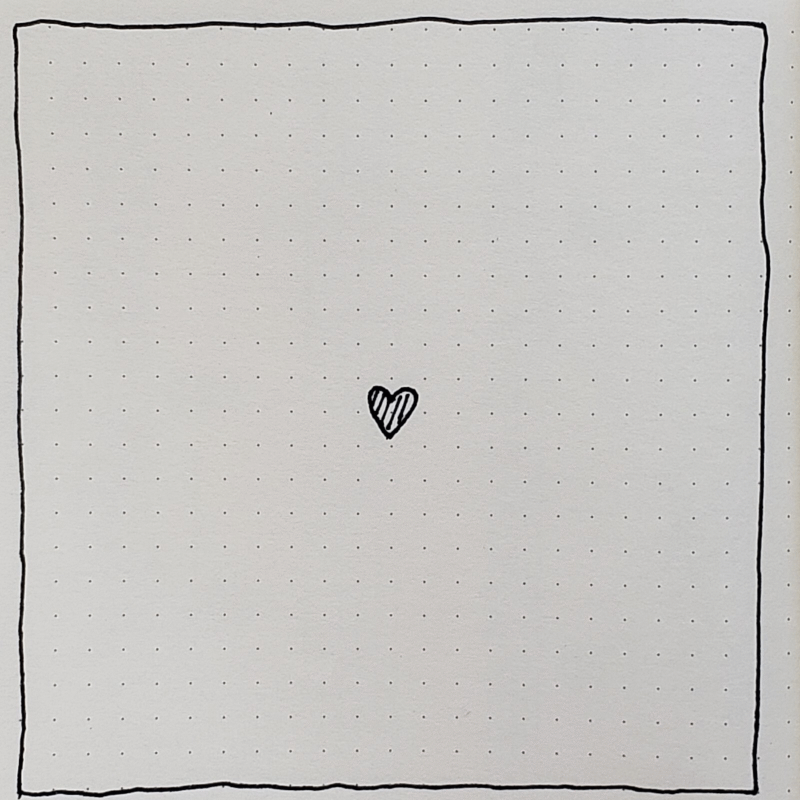
#> input picture TicTacNo-master/assets/death1.gif, 1600 x 1600 px, given in place of loading.gif, which was not available (shown at 1/2 size)
$ python -i tic-tac-no.py   (imports and definitions only)   (older library calls are emulated)
#> lines starting #> are read from the running program, lines starting #| are printed output that depends on the picture
#import statements
from tkinter import Canvas, Tk
from sys import exit, executable
import subprocess
from time import sleep, time
from random import randint, uniform, choice
from math import sqrt, ceil
import os

# [5 lines of commented-out code are left out]

try:
    from PIL import Image, ImageTk
except ModuleNotFoundError:
    print("\nMODULE `PILLOW` NOT FOUND, INSTALLING NOW...\n")
    # print("\n******ERROR******\nplease run `pip install pillow`, to make this work\n")
    # exit()
    try:
        subprocess.check_call([sys.executable, "-m", "pip", "install", "pillow"])
        from PIL import Image, ImageTk
    except:
        print("\n******ERROR******\nFAILED TO AUTOMATICALLY INSTALL PILLOW, PLEASE RUN `pip install pillow` IN THE TERMINAL\n")

#initialize tkinter and canvas
# [1 line not run here, left out]
# [1 line that did not run here, left out]

class qbit:
    """
    A qbit normally means the smallest piece of quantum information that can have two states (or a superposition of those two statements)

    Here, a qbit is a small particle that dissipates, and will swap from blue to red randomly
    """
    # [84 lines left out: functions __init__, normalizeVel, draw, update, not called in this run]

class game:
    """
    This is the base class that represents a game of tic-tac-toe.
    """
    # [475 lines left out: functions __init__, drawEffects, generateBoard, draw, getCurrSquare, getSquare and 7 more, not called in this run]

class campaignGame(game):

    # [6 lines left out: function __init__, not called in this run]

    def passTurn(self):
        game.passTurn(self)
        self.delayTimer = randint(2, 6)*15

    # [262 lines left out: functions findWin, update, setInitialValues, not called in this run]

def loadPics():
    global pics
    loadingImage = Image.open("assets/loading.gif")
#> loadingImage is the input picture: PIL image 1600x1600 P; mean R, G, B 199.5, 197.9, 195.4
    loadingImage = loadingImage.resize((800, 800), Image.ANTIALIAS)
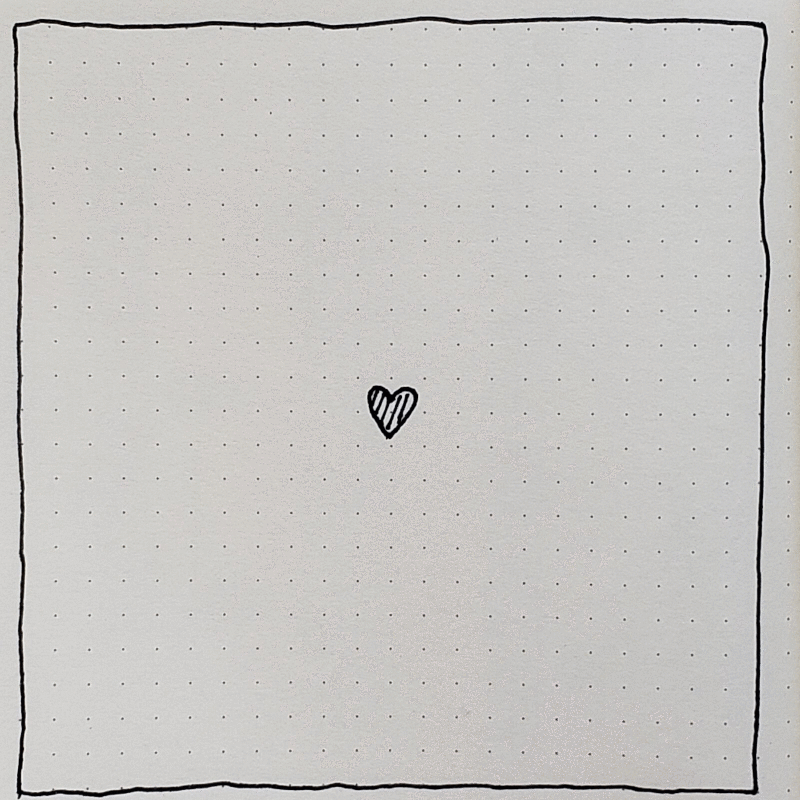
#> loadingImage: PIL image 800x800 P; mean R, G, B 199.5, 197.9, 195.4
    loadingImage = ImageTk.PhotoImage(image=loadingImage)
#> (the run stopped early here; a loop or call above may not have finished)

$ run again, on TicTacNo-master/assets/info3.gif
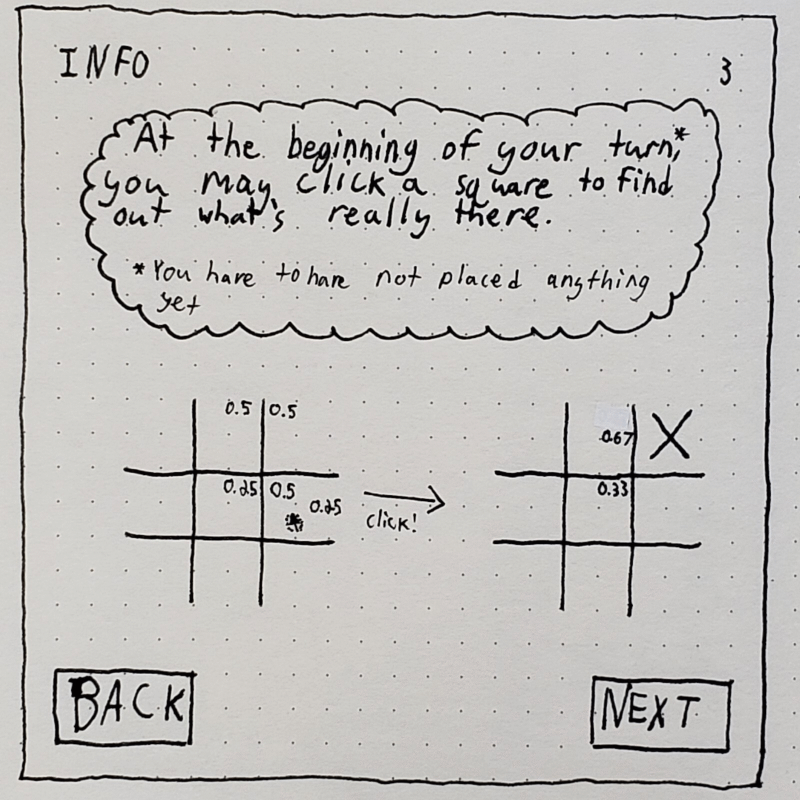
#> input picture TicTacNo-master/assets/info3.gif, 1600 x 1600 px, given in place of loading.gif, which was not available (shown at 1/2 size)
#> in loadPics, loadingImage is the input picture: PIL image 1600x1600 P; mean R, G, B 193.9, 192.2, 189.6
#> in loadPics, `loadingImage = loadingImage.resize((800, 800), Image.ANTIALIAS)`:
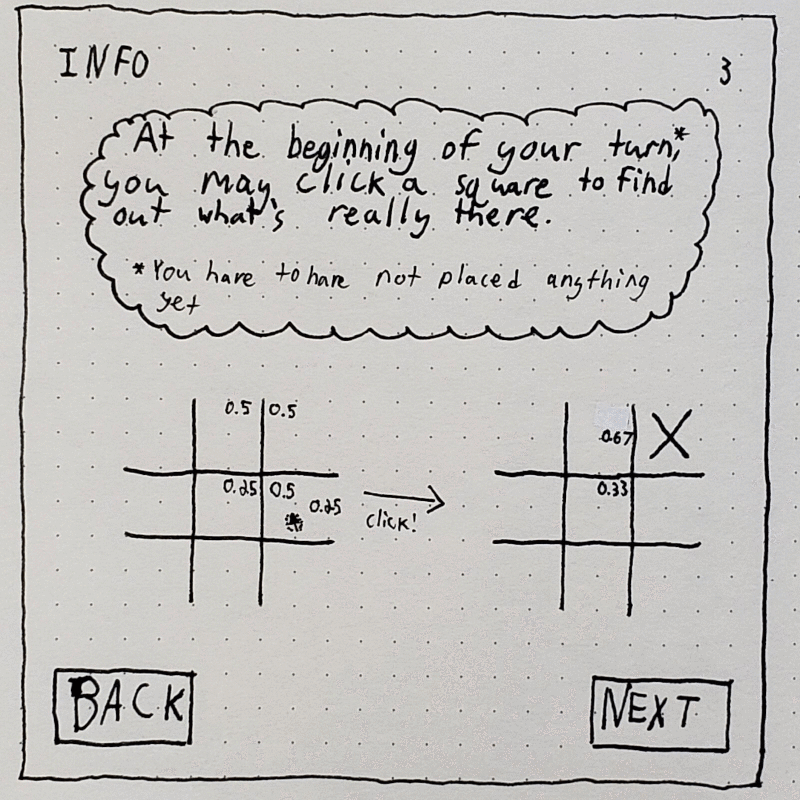
#> loadingImage: PIL image 800x800 P; mean R, G, B 193.8, 192.2, 189.6

$ run again, on TicTacNo-master/assets/info4.gif
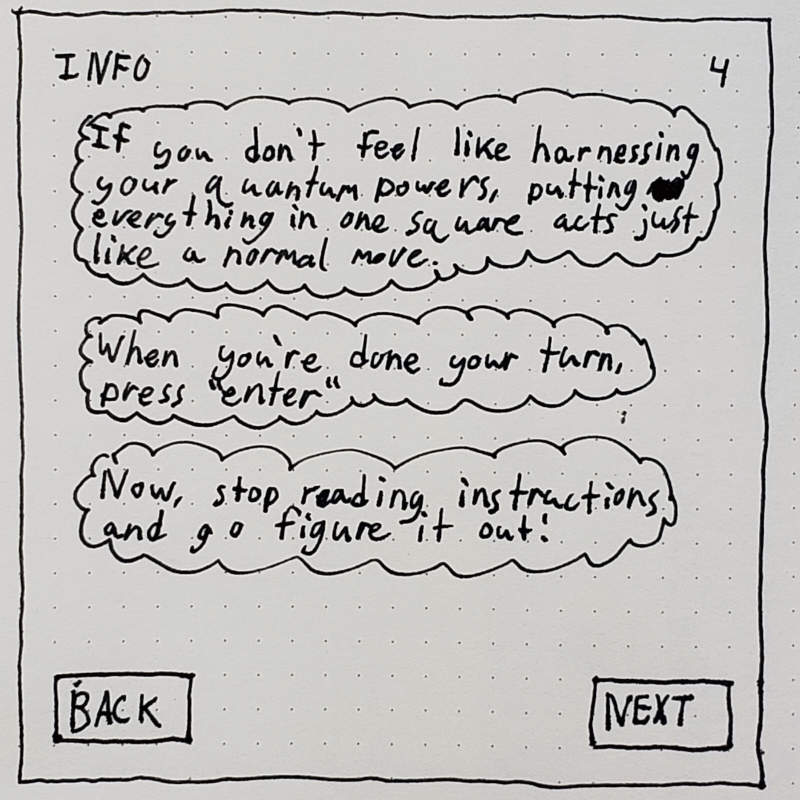
#> input picture TicTacNo-master/assets/info4.gif, 1600 x 1600 px, given in place of loading.gif, which was not available (shown at 1/2 size)
#> in loadPics, loadingImage is the input picture: PIL image 1600x1600 P; mean R, G, B 191.5, 190.2, 188
#> in loadPics, `loadingImage = loadingImage.resize((800, 800), Image.ANTIALIAS)`:
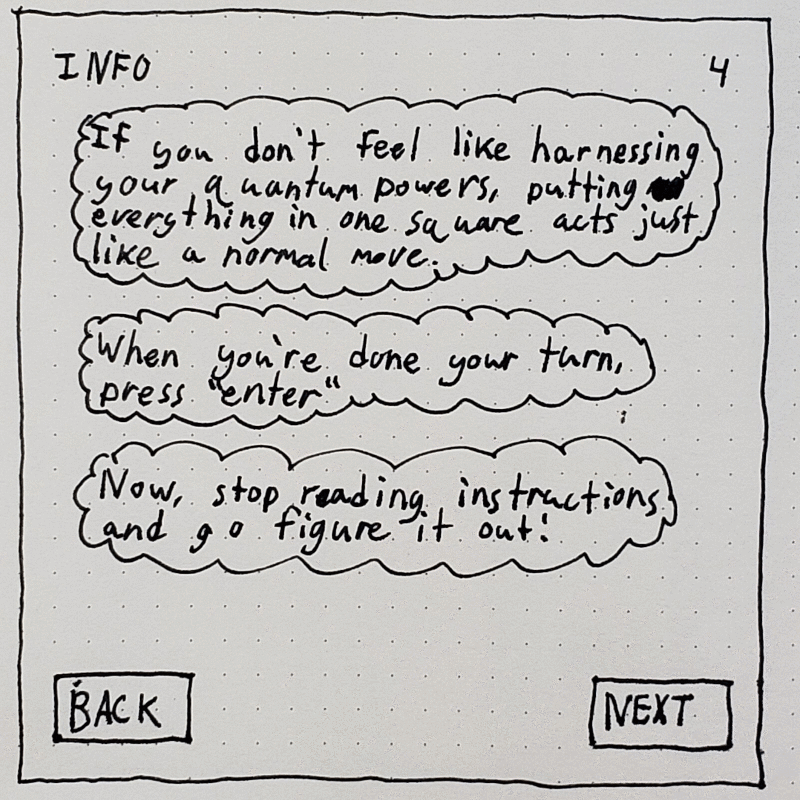
#> loadingImage: PIL image 800x800 P; mean R, G, B 191.5, 190.2, 188

$ run again, on TicTacNo-master/assets/start.gif
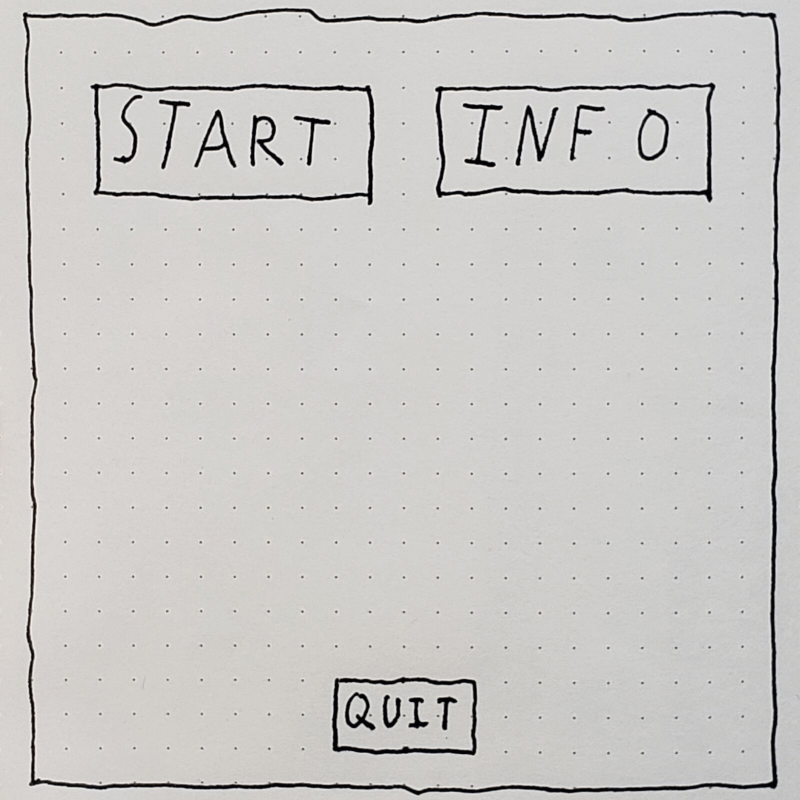
#> input picture TicTacNo-master/assets/start.gif, 1600 x 1600 px, given in place of loading.gif, which was not available (shown at 1/2 size)
#> in loadPics, loadingImage is the input picture: PIL image 1600x1600 P; mean R, G, B 202.4, 200.8, 198.5
#> in loadPics, `loadingImage = loadingImage.resize((800, 800), Image.ANTIALIAS)`:
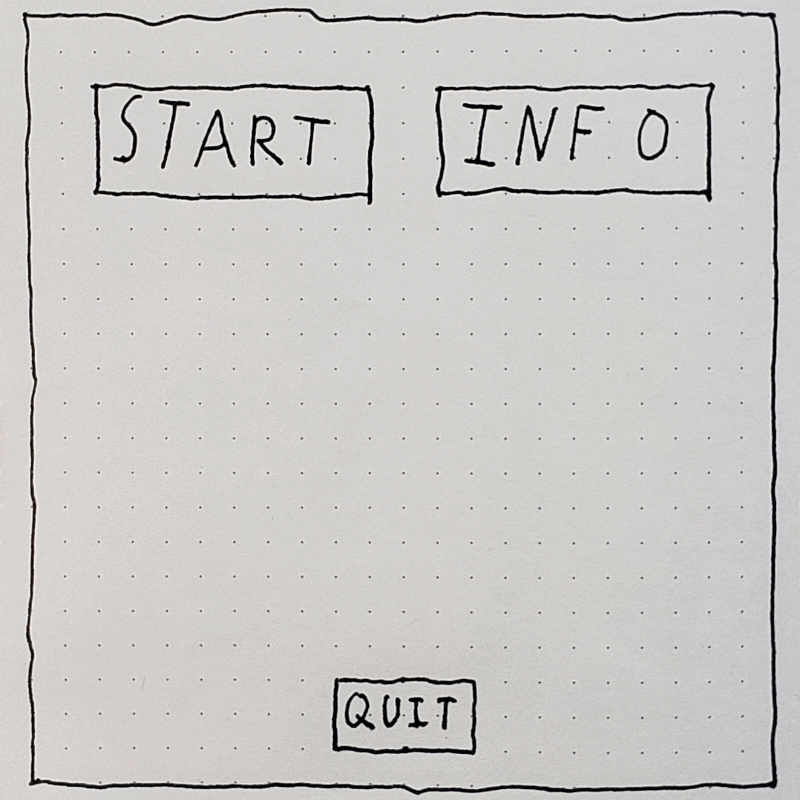
#> loadingImage: PIL image 800x800 P; mean R, G, B 202.4, 200.8, 198.5
